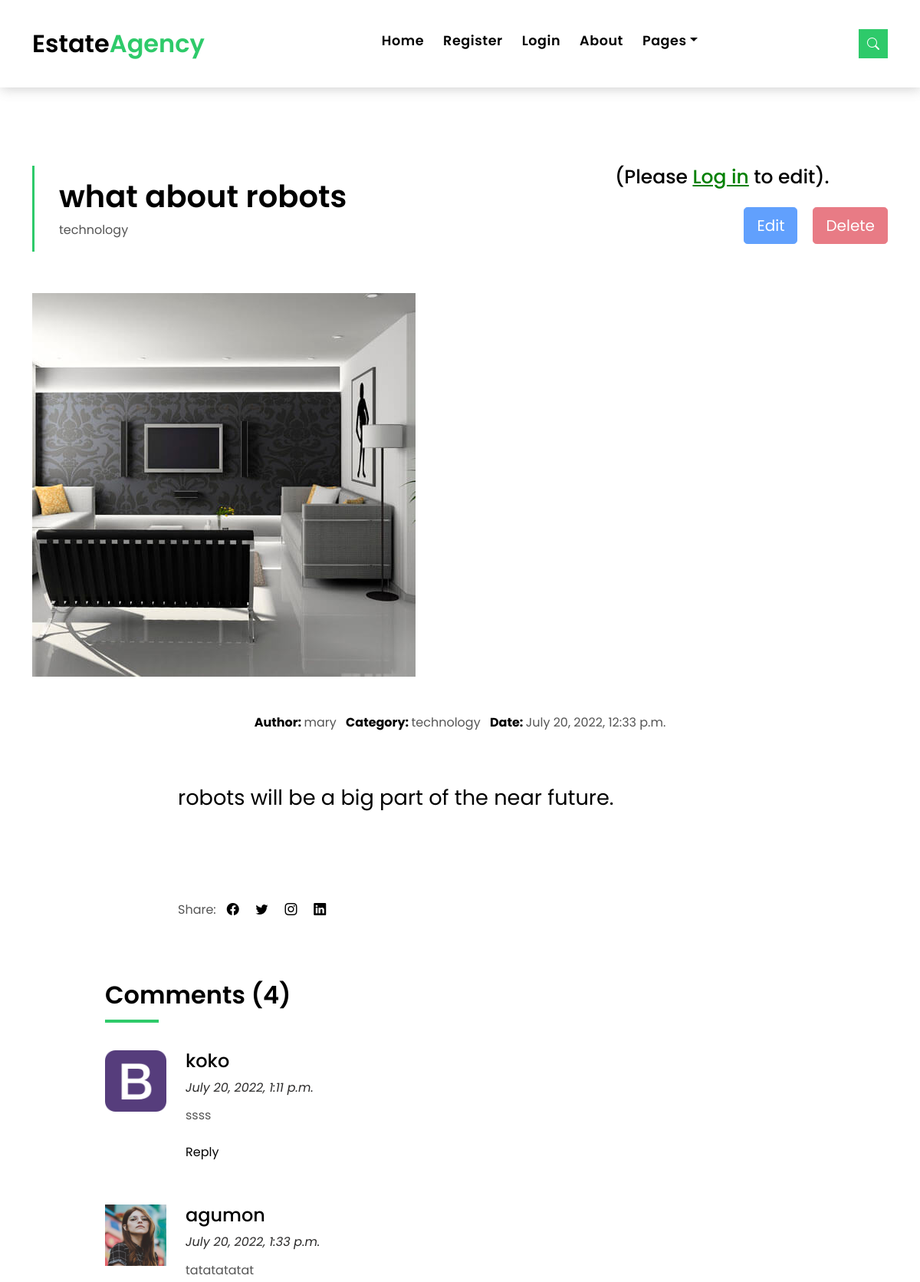
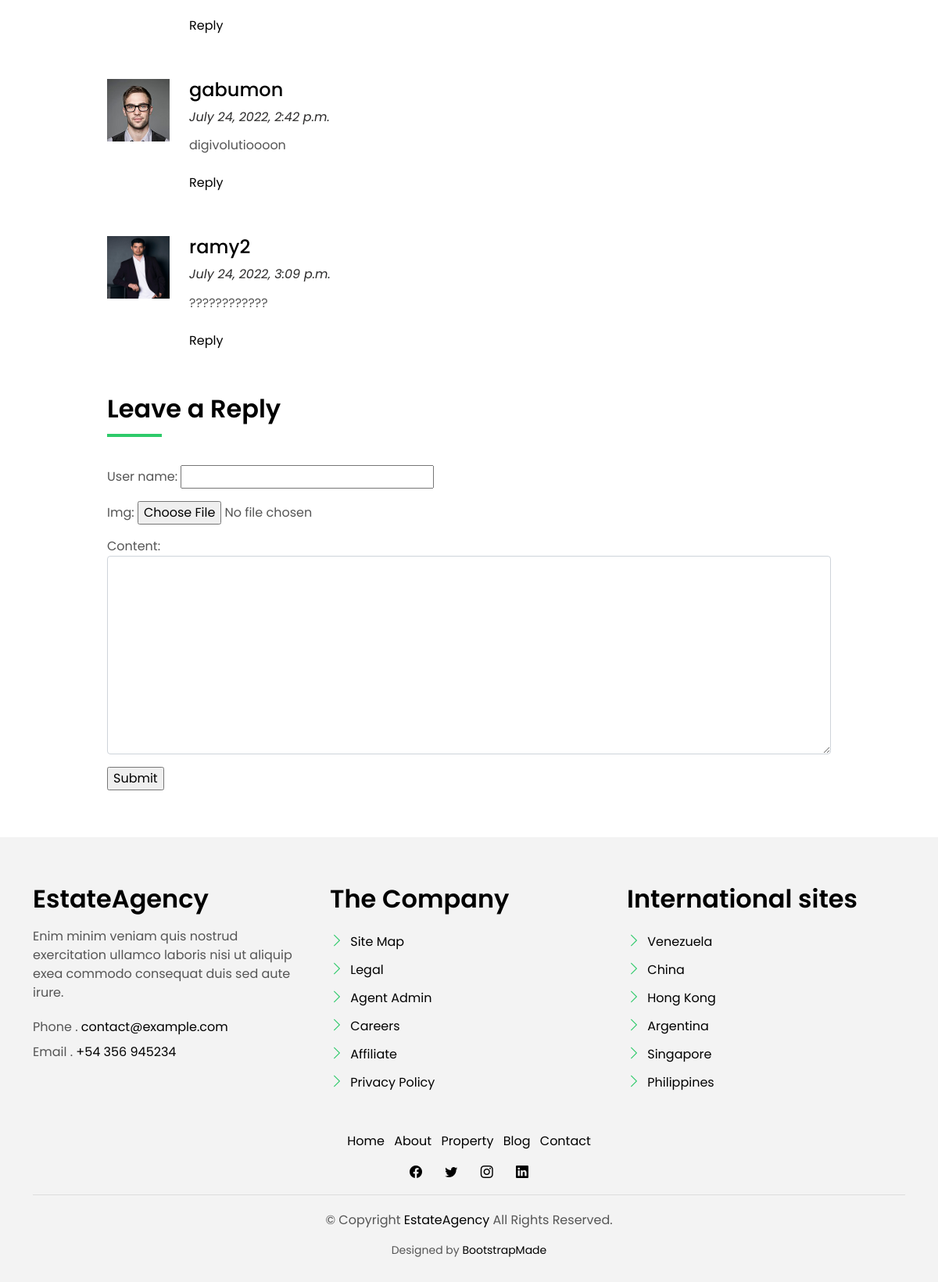
Page /blog/2 on the committed database (2 pictures, top to bottom).
### houses/models.py (models this page shows, shortened)
class Blog(models.Model):
    title = models.CharField(max_length=50)
    img = models.ImageField(upload_to="images")
    content = models.TextField()
    author = models.CharField(max_length=50)
    category = models.CharField(max_length=50)
    date = models.DateTimeField(auto_now_add=True)

class Comment(models.Model):
    user_name = models.CharField(max_length=50)
    img = models.ImageField(upload_to="images")
    date = models.DateTimeField(auto_now_add=True)
    content = models.TextField()
    blog = models.ForeignKey(Blog,on_delete=models.CASCADE,related_name="comments")

### houses/views.py (the view, shortened to what this page needs)
# urls.py: 2. Add a URL to urlpatterns:  path('blog/', include('blog.urls'))
def blog(request,id):
    form = CommentForm()
    single_blog = Blog.objects.get(id=id)
    context = {"blog":single_blog,
               "form":form}
    return render(request,"houses/blog-single.html",context)

### houses/forms.py
class CommentForm(forms.ModelForm):
    class Meta:
        model = Comment
        fields = "__all__"
        exclude = ('blog',)
        widgets = {
            'content': forms.Textarea(
                attrs={'class': "form-control"}
            ),
        }

### houses/templates/houses/blog-single.html (shortened to what this page needs)
{% extends 'houses/base.html' %}
{% load static %}
{% block content %}
  <main id="main">
    <section class="intro-single">
      <div class="container">
        <div class="row">
          <div class="col-md-12 col-lg-8">
            <div class="title-single-box">
              <h1 class="title-single">{{blog.title}}</h1>
              <span class="color-text-a">{{blog.category}}</span>
            </div>
          </div>
{% if user.is_authenticated %}
          <div class="col-md-12 col-lg-4">
            <nav aria-label="breadcrumb" class="breadcrumb-box d-flex justify-content-lg-end">
              <ol class="breadcrumb">
                <li style="margin:0 20px;">
                  <a class="btn btn-lg btn-primary" href="{% url 'update_blog' blog.id %}" role="button">Edit</a>
                </li>
                <li>
                  <a class="btn btn-lg btn-danger" href="{% url 'delete_blog' blog.id %}" role="button">Delete</a>
                </li>
              </ol>
            </nav>
          </div>
{% else %}
          <div class="col-md-12 col-lg-4">
            <h2 style="font-size:25px;">(Please <a style="color:green;text-decoration:underline;" href="{% url 'userlogin' %}">Log in</a> to edit).</h2>
            <nav aria-label="breadcrumb" class="breadcrumb-box d-flex justify-content-lg-end">
              <ol class="breadcrumb">
                <li style="margin:0 20px;">
                  <a class="btn btn-lg btn-primary disabled" href="{% url 'update_blog' blog.id %}" role="button">Edit</a>
                </li>
                <li>
                  <a class="btn btn-lg btn-danger disabled" href="{% url 'delete_blog' blog.id %}" role="button">Delete</a>
                </li>
              </ol>
            </nav>
          </div>
{% endif %}
        </div>
      </div>
    </section>
    <section class="news-single nav-arrow-b">
      <div class="container">
        <div class="row">
          <div class="col-sm-12">
            <div class="news-img-box">
              <img src="{{blog.img.url}}" alt="" class="img-fluid">
            </div>
          </div>
          <div class="col-md-10 offset-md-1 col-lg-8 offset-lg-2">
            <div class="post-information">
              <ul class="list-inline text-center color-a">
                <li class="list-inline-item mr-2">
                  <strong>Author: </strong>
                  <span class="color-text-a">{{blog.author}}</span>
                </li>
                <li class="list-inline-item mr-2">
                  <strong>Category: </strong>
                  <span class="color-text-a">{{blog.category}}</span>
                </li>
                <li class="list-inline-item">
                  <strong>Date: </strong>
                  <span class="color-text-a">{{blog.date}}</span>
                </li>
              </ul>
            </div>
            <div class="post-content color-text-a">
              <p class="post-intro">
                {{blog.content}}
              </p>
            </div>
            <div class="post-footer">
              <div class="post-share">
                <span>Share: </span>
                <ul class="list-inline socials">
                  <li class="list-inline-item">
                    <a href="https://www.facebook.com/">
                      <i class="bi bi-facebook" aria-hidden="true"></i>
                    </a>
                  </li>
                  <li class="list-inline-item">
                    <a href="https://www.twitter.com/">
                      <i class="bi bi-twitter" aria-hidden="true"></i>
                    </a>
                  </li>
                  <li class="list-inline-item">
                    <a href="https://www.instagram.com/">
                      <i class="bi bi-instagram" aria-hidden="true"></i>
                    </a>
                  </li>
                  <li class="list-inline-item">
                    <a href="https://www.linkedin.com/">
                      <i class="bi bi-linkedin" aria-hidden="true"></i>
                    </a>
                  </li>
                </ul>
              </div>
            </div>
          </div>
          <div class="col-md-10 offset-md-1 col-lg-10 offset-lg-1">
            <div class="title-box-d">
              <h3 class="title-d">Comments ({{blog.comments.count}})</h3>
            </div>
            <div class="box-comments">
              <ul class="list-comments">
{% for comment in blog.comments.all %}
                <li>
                  <div class="comment-avatar">
                    <img src="{{comment.img.url}}" alt="">
                  </div>
                  <div class="comment-details">
                    <h4 class="comment-author">{{comment.user_name}}</h4>
                    <span>{{comment.date}}</span>
                    <p class="comment-description">
                      {{comment.content}}
                    </p>
                    <a href="3">Reply</a>
                  </div>
                </li>
{% endfor %}
              </ul>
            </div>
            <div class="form-comments">
              <div class="title-box-d">
                <h3 class="title-d"> Leave a Reply</h3>
              </div>
<form method="POST" enctype="multipart/form-data">
  {{form.as_p}}
  <input type="submit">
</form>
            </div>
          </div>
        </div>
      </div>
    </section>
  </main>
{% endblock %}

### houses/static/houses/assets/css/style.css (style rules this page uses)
body { font-family: "Poppins", sans-serif; color: #555555; }
h1, h2, h3, h4, h5, h6 { color: #000000; }
a { color: #000000; text-decoration: none; transition: all 0.5s ease; }
.color-a { text-decoration: none; color: #000000; }
.color-text-a { text-decoration: none; color: #555555; }
.title-box-d { padding-bottom: 1.8rem; margin-bottom: 1rem; position: relative; }
.title-box-d .title-d { font-weight: 600; font-size: 2rem; }
.title-box-d .title-d:after { content: ""; position: absolute; width: 70px; height: 4px; background-color: #2eca6a; bottom: 20px; left: 0; }
.ul-resect ul, .box-comments ul, .list-a ul { list-style: none; padding-left: 0; margin-bottom: 0; }
.btn { transition: 0.5s ease; }
.intro-single { padding: 12rem 0 3rem; }
.intro-single .title-single-box { padding: 1rem 0 1rem 2rem; }
.intro-single .title-single-box { border-left: 3px solid #2eca6a; }
.intro-single .title-single-box .title-single { font-weight: 600; font-size: 2.2rem; }
@media (min-width: 768px) { .intro-single .title-single-box .title-single { font-size: 2.1rem; } }
@media (min-width: 992px) { .intro-single .title-single-box .title-single { font-size: 2.5rem; } }
.intro-single .breadcrumb-box { padding: 1rem 0 0 0.5rem; }
.intro-single .breadcrumb { background-color: transparent; padding-right: 0; padding-left: 0; }
.post-information { padding: 3rem 0; }
.post-content { font-size: 1.1rem; font-weight: 300; line-height: 1.6; }
.post-content .post-intro { font-size: 1.7rem; font-weight: 300; margin-bottom: 4rem; line-height: 1.6; color: #000000; font-weight: 400; }
.post-content p { margin-bottom: 1.7rem; }
.post-footer { padding: 3rem 0 4rem; }
.post-share .socials { display: inline-block; }
.post-share .socials li { margin-left: 0.6rem; }
.box-comments .list-comments li { padding-bottom: 3.5rem; }
.box-comments .list-comments .comment-avatar { display: table-cell; vertical-align: top; }
.box-comments .list-comments .comment-avatar img { width: 80px; height: 80px; }
.box-comments .list-comments .comment-author { font-size: 1.3rem; }
@media (min-width: 768px) { .box-comments .list-comments .comment-author { font-size: 1.5rem; } }
.box-comments .list-comments .comment-details { display: table-cell; vertical-align: top; padding-left: 25px; }
.box-comments .list-comments .comment-description { padding: 0.8rem 0 0.5rem 0; }
.box-comments .list-comments a { color: #000000; }
.box-comments .list-comments span { display: block; color: #2B2A2A; font-style: italic; }

### rows in the picture
Blog: title "what about robots", category "technology", img (picture), author "mary", date "July 20, 2022, 12:33 p.m.", content "robots will be a big part of the near future.", comments.count "4"
Comment: img (picture), user_name "koko", date "July 20, 2022, 1:11 p.m.", content "ssss"
Comment: img (picture), user_name "agumon", date "July 20, 2022, 1:33 p.m.", content "tatatatatat"
Comment: img (picture), user_name "gabumon", date "July 24, 2022, 2:42 p.m.", content "digivolutioooon"
Comment: img (picture), user_name "ramy2", date "July 24, 2022, 3:09 p.m.", content "????????????"
